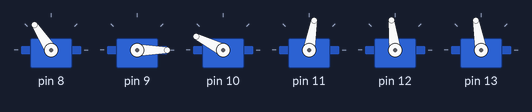
Simulated run of this sketch. Board: Arduino Uno, built with avr-gcc and run on an emulated ATmega328P. Parts: 6 × servo.

Above: at 9.3 s.
At 11.13 s:
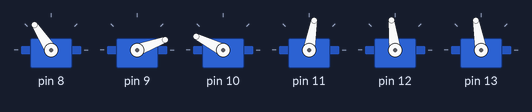
At 15.2 s:
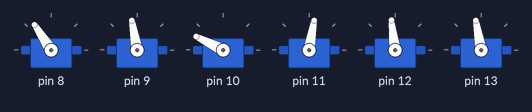
At 21.3 s:
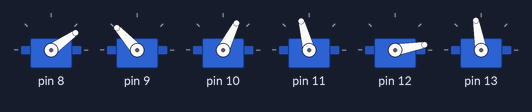
At 26.4 s:
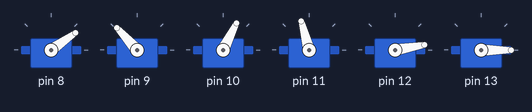
At 38.2 s:
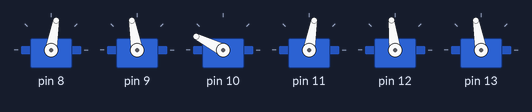
Timing chart, 0 to 40.0 s (numbered marks = the images above):
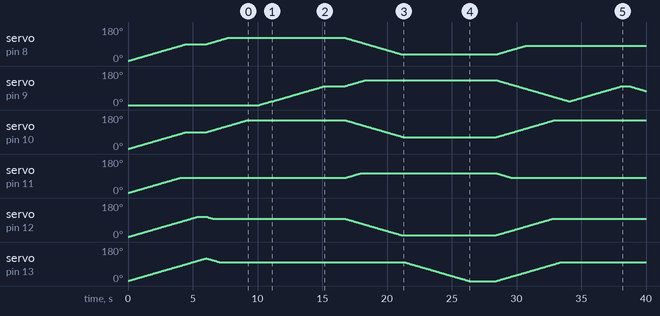

Measured:
- by itself, servo on pin 11: rises from 1° to 105° in 17.9 s, then falls to 80° in 11.7 s

The sketch:

Kode-til-p2--13-05-2025.ino
```cpp
#include <Servo.h> // Include the Servo library to control servo motors

const int NUM_SERVOS = 6;
Servo servos[NUM_SERVOS] = { Servo(), Servo(), Servo(), Servo(), Servo(), Servo() }; // Array to store servo objects
int currentPositions[NUM_SERVOS] = {0, 0, 0, 0, 0, 0}; // Array to track current servo positions

constexpr int NUM_DISPENSERS = 2;  // Number of dispensers
constexpr int NUM_THETAS = 10;  // Number of theta-sets
constexpr int NUM_POSITIONS = 3;   // Number of loading positions (the days for the pill storage)

constexpr int offset[NUM_SERVOS] = {10, 10+90, 63, 0, -10, -20}; // Array to store the servo offsets
constexpr int Startpos[NUM_SERVOS] = {90, -80, 90, 80, 107, 120}; // array to find the start position

constexpr int theta[NUM_THETAS][NUM_SERVOS] = { // 2d array to store all of the thetas without the offsets.
  {113, -80, 90, 80, 107, 120},  //Thetaset_1 (outside dispenser 1)
  {70, -80, 90, 80, 107, 120},  //Thetaset_2 (outside dispenser 2)
  {113, 0, 90, 80, 107, 120},  //Thetaset_3 (dispenser pressed 1)
  {70, 0, 90, 80, 107, 120},  //Thetaset_4 (dispenser pressed 2)
  {25, 32, 0, 105, 20, 120},  //Thetaset_5 (position monday)
  {12, 18, 0, 90, 20, 120},  //Thetaset_6 (position tuesday)
  {5, 5, 0, 80, 20, 120},  //Thetaset_7 (position wednesday)
  {25, 32, 0, 105, 20, 20},  //Thetaset_8 (position monday turned)
  {12, 18, 0, 90, 20, 20},  //Thetaset_9 (position tuesday turned)
  {5, 5, 0, 80, 20, 20}   //Thetaset_10 (position wednseday turned)
};

constexpr int Outside_dispenser[NUM_DISPENSERS][NUM_SERVOS] = {
  { // Position outside dispenser 1 (Paracetamol)
    (theta[0][0] + offset[0]),
    (theta[0][1] + offset[1]),
    (theta[0][2] + offset[2]),
    (theta[0][3] + offset[3]),
    (theta[0][4] + offset[4]),
    (theta[0][5] + offset[5])
  },

  { // Position outside dispenser 2 (Lamotrigin)
    (theta[1][0] + offset[0]),
    (theta[1][1] + offset[1]),
    (theta[1][2] + offset[2]),
    (theta[1][3] + offset[3]),
    (theta[1][4] + offset[4]),
    (theta[1][5] + offset[5])
  }
};

constexpr int Pressed_dispenser[NUM_DISPENSERS][NUM_SERVOS] = {
  { // Dispenser 1 pressed (paracetamol)
    (theta[2][0] + offset[0]),
    (theta[2][1] + offset[1]),
    (theta[2][2] + offset[2]),
    (theta[2][3] + offset[3]),
    (theta[2][4] + offset[4]),
    (theta[2][5] + offset[5]),
  },

  { // Dispenser 2 pressed (Lamotrigin)
    (theta[3][0] + offset[0]),
    (theta[3][1] + offset[1]),
    (theta[3][2] + offset[2]),
    (theta[3][3] + offset[3]),
    (theta[3][4] + offset[4]),
    (theta[3][5] + offset[5]),
  }
};

// Define load positions for Monday, Tuesday, and Wednesday
constexpr int loadPositions[NUM_POSITIONS][NUM_SERVOS] = {
  { // Monday's loading position
    (theta[4][0] + offset[0]),
    (theta[4][1] + offset[1]),
    (theta[4][2] + offset[2]),
    (theta[4][3] + offset[3]),
    (theta[4][4] + offset[4]),
    (theta[4][5] + offset[5])
  },

  { // Tuesday's loading position
    (theta[5][0] + offset[0]),
    (theta[5][1] + offset[1]),
    (theta[5][2] + offset[2]),
    (theta[5][3] + offset[3]),
    (theta[5][4] + offset[4]),
    (theta[5][5] + offset[5])
  },

  { // Wednesday's loading position
    (theta[6][0] + offset[0]),
    (theta[6][1] + offset[1]),
    (theta[6][2] + offset[2]),
    (theta[6][3] + offset[3]),
    (theta[6][4] + offset[4]),
    (theta[6][5] + offset[5])
  },
};

constexpr int loadPosTurned[NUM_POSITIONS][NUM_SERVOS] = {
  { // Monday's loading position turned
    (theta[7][0] + offset[0]),
    (theta[7][1] + offset[1]),
    (theta[7][2] + offset[2]),
    (theta[7][3] + offset[3]),
    (theta[7][4] + offset[4]),
    (theta[7][5] + offset[5])
  },

  { // Tuesday's loading position turned
    (theta[8][0] + offset[0]),
    (theta[8][1] + offset[1]),
    (theta[8][2] + offset[2]),
    (theta[8][3] + offset[3]),
    (theta[8][4] + offset[4]),
    (theta[8][5] + offset[5])
  },

  { // Wednesday's loading position turned
    (theta[9][0] + offset[0]),
    (theta[9][1] + offset[1]),
    (theta[9][2] + offset[2]),
    (theta[9][3] + offset[3]),
    (theta[9][4] + offset[4]),
    (theta[9][5] + offset[5])
  },
};

// Enum defining medicine types
enum MedicineType { Panodil, Lamotrigin };

// Struct to store medicine details (type, quantity, dispenser used, and loading position)
struct Medicine {
  MedicineType type;  // Medicine type
  int quantity;       // Number of pills to dispense
  int dispenser;      // Which dispenser to use
  int loadPos;        // Loading position after dispensing
};

// Weekly medicine plan: Defines medicine distribution for three days
constexpr Medicine weekPlan[3][2] = {
  { {Panodil, 1, 0, 0}, {Lamotrigin, 2, 1, 0} }, // Monday
  { {Panodil, 0, 0, 1}, {Lamotrigin, 1, 1, 1} }, // Tuesday
  { {Panodil, 2, 0, 2}, {Lamotrigin, 0, 1, 2} }  // Wednesday
};

// Setup function (runs once at startup)
void setup() {
  for (int i = 0; i < NUM_SERVOS; i++) {
    servos[i].attach(i + 8); // Attach servos to pins 8-13
  }
  moveToPosition(Startpos);
}

// Function to gradually move servos to a target position
void moveToPosition(const int target[NUM_SERVOS]) {
  bool reached = false;

  while (!reached) {
    reached = true;

    for (int i = 0; i < NUM_SERVOS; i++) {
      if (currentPositions[i] < target[i]) {
        currentPositions[i]++;
        reached = false;
      } else if (currentPositions[i] > target[i]) {
        currentPositions[i]--;
        reached = false;
      }
      servos[i].write(currentPositions[i]); // Move servo incrementally
    }

    delay(50); // Small delay for smoother movement
  }
}

// Function to move servos to a dispenser position
void Presseddispenser(int dispenserIndex) {
  moveToPosition(Pressed_dispenser[dispenserIndex]);
}

// Function to move servos to a loading position
void loadAtPosition(int loadPositionIndex) {
  moveToPosition(loadPositions[loadPositionIndex]);
}

// Function to move servos to a dispensing position
void Outsidedispenser(int dispenserIndex) {
  moveToPosition(Outside_dispenser[dispenserIndex]);
}

// Function to move servos to a loading position
void loadAtdifferentPosition(int loadPositionIndex) {
  moveToPosition(loadPosTurned[loadPositionIndex]);
}

// Function to press the dispenser multiple times
void Dispensera(int dispenserIndex, int times) {
  for (int i = 0; i < times; i++) {
    Outsidedispenser(dispenserIndex); // Move to correct dispensing position
    Presseddispenser(dispenserIndex); // Activate dispenser
    delay(500); // Short delay to ensure proper activation
  }
}

// Function to execute the weekly medicine plan
void executePlan() {
  for (int day = 0; day < 3; day++) {  // Iterate through Monday-Wednesday
    for (int med = 0; med < 2; med++) {  // Iterate through two medicines per day
      if (weekPlan[day][med].quantity > 0) { // Only dispense if there's medicine planned
        Medicine dailyPlan = weekPlan[day][med]; // Get today's medicine plan

        Dispensera(dailyPlan.dispenser, dailyPlan.quantity); // Dispense medicine
        delay(1000); // Simulate processing time

        loadAtPosition(dailyPlan.loadPos); // Move servos to the loading position
        loadAtdifferentPosition(dailyPlan.loadPos);

        delay(2000); // Wait before processing the next medicine
      }
    }
  }
}

// Loop function (runs continuously)
void loop() {
  executePlan(); // Execute medicine dispensing plan
  delay(100000); // Wait before running the plan again
}
```
